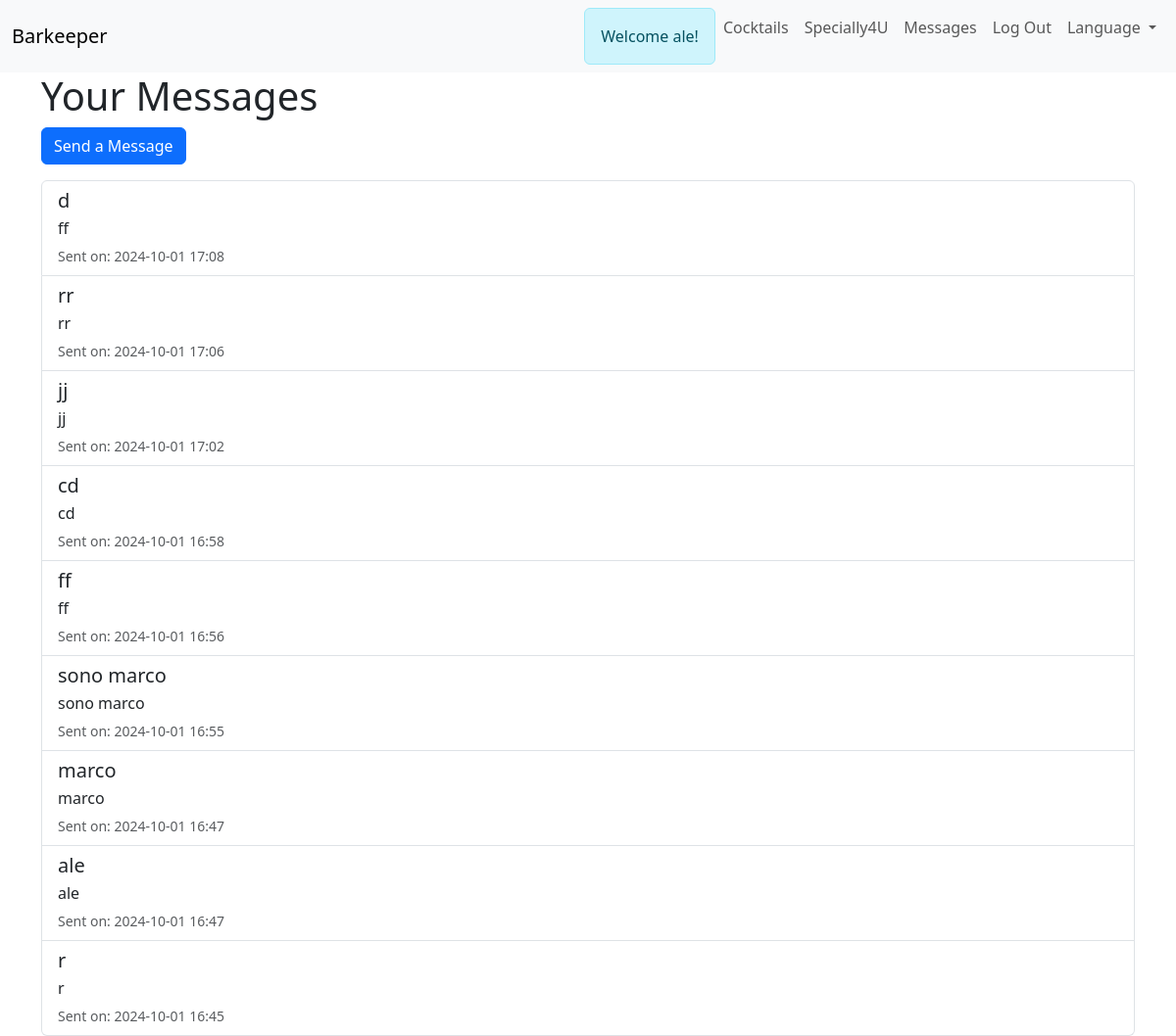
/message (signed in), run on an earlier commit of the app's database.
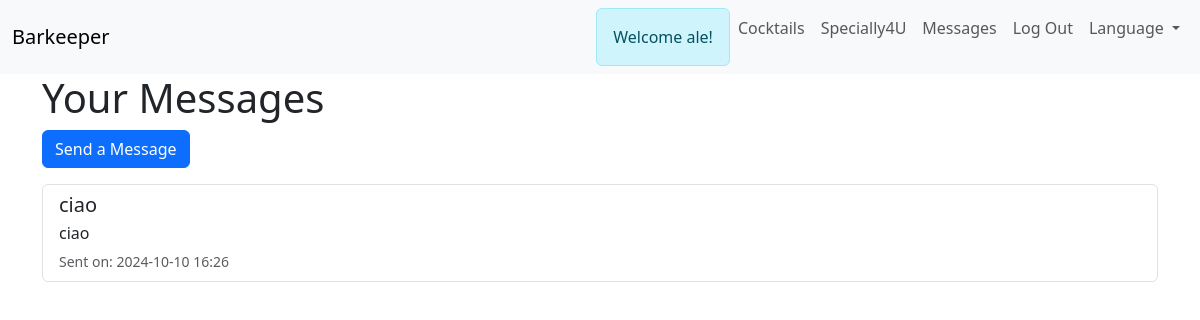
And on a later commit of the database.
### app/models.py (models this page shows, shortened)
class User(UserMixin, db.Model):
    id = db.Column(db.Integer, primary_key=True)
    username = db.Column(db.String(64), index=True, unique=True)
    email = db.Column(db.String(120), index=True, unique=True)
    password_hash = db.Column(db.String(128))
    messages_sent = db.relationship('UserMessage',
                                    foreign_keys='UserMessage.sender_id',
                                    backref='author', lazy='dynamic')
    message_recived = db.relationship('UserMessage',
                                      foreign_keys='UserMessage.recipient_id',
                                      backref='recipient', lazy='dynamic')
    last_message_read_time = db.Column(db.DateTime)

class UserMessage(db.Model):
    id = db.Column(db.Integer, primary_key=True)
    sender_id = db.Column(db.Integer, db.ForeignKey('user.id'))
    recipient_id = db.Column(db.Integer, db.ForeignKey('user.id'))
    body = db.Column(db.String(140))
    subject = db.Column(db.String(120), nullable=False)
    timestamp = db.Column(db.DateTime, index=True, default=datetime.utcnow)

### app/routes.py (the view)
@app.route('/message', methods=['GET'])
def message():
    messages = UserMessage.query.filter(
        (UserMessage.sender_id == current_user.id) |
        (UserMessage.recipient_id == current_user.id)
    ).order_by(UserMessage.timestamp.desc()).all()
    return render_template('message.html', messages=messages, title=_('Your Messages'))

### app/models.py (called while the page is built)
@login.user_loader
def load_user(id):
    return User.query.get(int(id))

### app/templates/message.html
{% extends 'base.html' %}
{% block content %}
    <h1>{{ title }}</h1>
    <a href="{{ url_for('send_message') }}" class="btn btn-primary">{{ _('Send a Message') }}</a>
    {% if messages %}
        <div class="list-group mt-3">
            {% for message in messages %}
                <div class="list-group-item">
                    <h5 class="mb-1">{{ message.subject }}</h5>
                    <p class="mb-1">{{ message.body }}</p>
                    <small class="text-muted">{{ _('Sent on:') }} {{ message.timestamp.strftime('%Y-%m-%d %H:%M') }}</small>
                </div>
            {% endfor %}
        </div>
    {% else %}
        <p class="mt-3">{{ _('No messages to display.') }}</p>
    {% endif %}
{% endblock %}

### app/templates/base.html (shortened to what this page needs)
<!DOCTYPE html>
<html lang="en">
<head>
    <link rel="stylesheet" href="{{ url_for('static', filename='css/bootstrap.min.css') }}">
    <link rel="stylesheet" href="{{ url_for('static', filename='css/styles.css') }}">
</head>
<body class="{% block body_class %}default-page{% endblock %}">
    {% block nav_bar %}
    <nav class="navbar navbar-expand-lg navbar-light bg-light">
        <div class="container-fluid">
            <a class="navbar-brand" href="{{ url_for('index') }}">Barkeeper</a>
            <div class="collapse navbar-collapse" id="navbarNav">
                <ul class="navbar-nav ms-auto">
                    {% if current_user.is_authenticated %}
                    <li class="nav-item">
                        <div class="alert alert-info mb-0" role="alert">
                            {{ _('Welcome') }} {{ current_user.username }}!
                        </div>
                    </li>
                    <li class="nav-item">
                        <a class="nav-link" href="{{ url_for('cocktails') }}">{{ _('Cocktails') }}</a>
                    </li>
                    <li class="nav-item">
                        <a class="nav-link" href="{{ url_for('specially4u') }}">{{ _('Specially4U') }}</a>
                    </li>
                    <li class="nav-item">
                        <a class="nav-link" href="{{ url_for('message') }}">{{ _('Messages') }}</a>
                    </li>
                    <li class="nav-item">
                        <a class="nav-link" href="{{ url_for('logout') }}">{{ _('Log Out') }}</a>
                    </li>
                    <li class="nav-item dropdown">
                        <a class="nav-link dropdown-toggle" href="#" id="languageDropdown" role="button"
                            data-bs-toggle="dropdown" aria-expanded="false">
                            {{ _('Language') }}
                        </a>
                    </li>
                    {% endif %}
                </ul>
            </div>
        </div>
    </nav>
    {% endblock %}
    <div class="container">
        {% block content %}{% endblock %}
    </div>
</body>
</html>

What changed in the data, as far as the page shows it:
removed UserMessage: subject "d", body "ff", timestamp "2024-10-01 17:08"
removed UserMessage: subject "rr", body "rr", timestamp "2024-10-01 17:06"
removed UserMessage: subject "jj", body "jj", timestamp "2024-10-01 17:02"
removed UserMessage: subject "cd", body "cd", timestamp "2024-10-01 16:58"
removed UserMessage: subject "ff", body "ff", timestamp "2024-10-01 16:56"
removed UserMessage: subject "sono marco", body "sono marco", timestamp "2024-10-01 16:55"
removed UserMessage: subject "marco", body "marco", timestamp "2024-10-01 16:47"
removed UserMessage: subject "ale", body "ale", timestamp "2024-10-01 16:47"
changed UserMessage: subject "r" → "ciao"; body "r" → "ciao"; timestamp "2024-10-01 16:45" → "2024-10-10 16:26"
